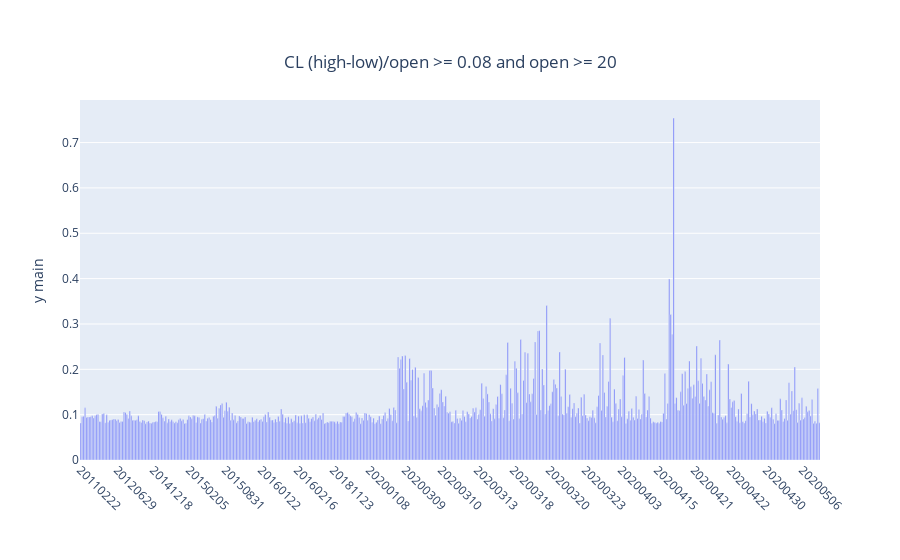

Write notebook code for a chart like this one.
### Code cell
dfgbb = df_big_bars.sort_values('settle_date')
dfgbb.index = list(range(len(dfgbb)))
dfgbb['num'] = dfgbb.index
iplot(plotly_plot(df_in=dfgbb[['num','hilo_perc']],
                  x_column='num',bar_plot=True,
                  plot_title=f'{commod} (high-low)/open >= {hilo} and open >= {minprice}',
                  x_value_labels=dfgbb.settle_date.values))

### Figure 1 — Plotly figure (JSON) as saved in the notebook; plotly's stock layout.template omitted (floating-point values rounded to 4 significant figures; data arrays with more than 128 entries replaced by an {"elided": "..."} marker saying what was removed)
{"data": [{"name": "hilo_perc", "type": "bar", "x": {"elided": "513 int values"}, "y": {"elided": "513 float values"}, "yaxis": "y"}], "layout": {"margin": {"b": 100}, "title": {"text": "CL (high-low)/open >= 0.08 and open >= 20", "x": 0.5, "xanchor": "center", "y": 0.9, "yanchor": "top"}, "xaxis": {"tickangle": 45, "ticktext": [20110222, 20120629, 20141218, 20150205, 20150831, 20160122, 20160216, 20181123, 20200108, 20200309, 20200310, 20200313, 20200318, 20200320, 20200323, 20200403, 20200415, 20200421, 20200422, 20200430, 20200506], "tickvals": [0, 25, 50, 75, 100, 125, 150, 175, 200, 225, 250, 275, 300, 325, 350, 375, 400, 425, 450, 475, 500], "type": "category"}, "yaxis": {"title": {"text": "y main"}}, "yaxis2": {"overlaying": "y", "side": "right", "title": {"text": "y alt"}}}}
